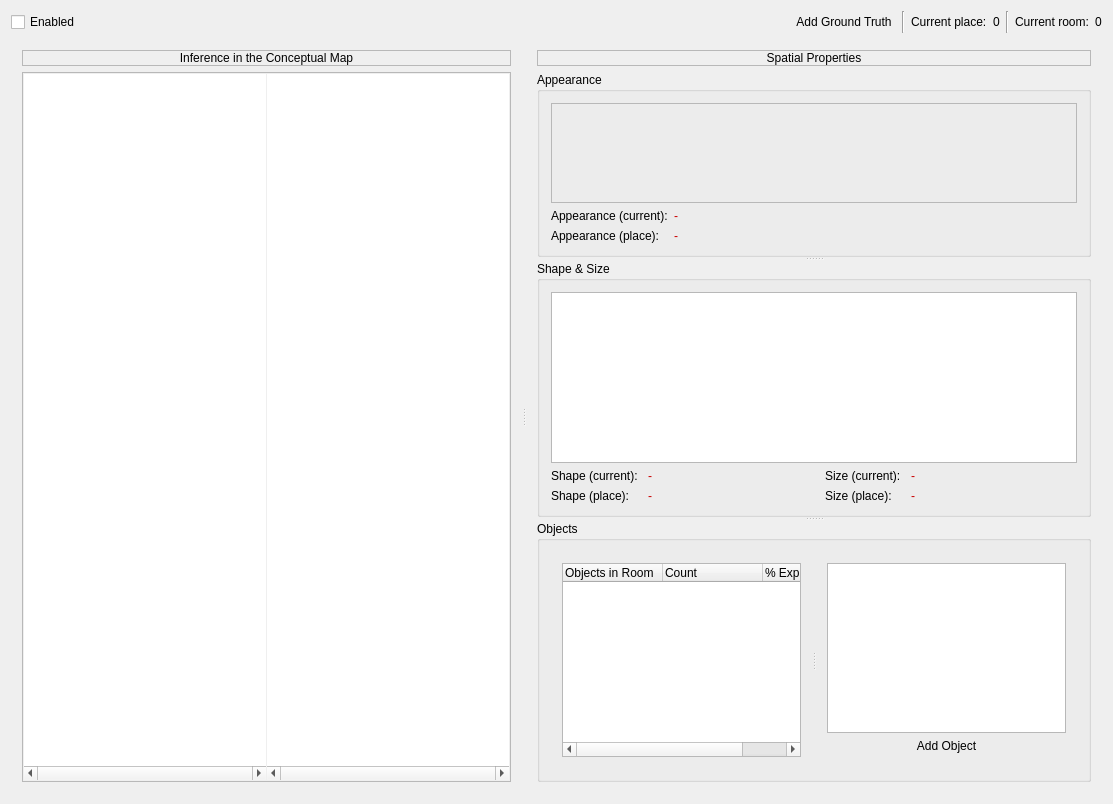
<?xml version="1.0" encoding="UTF-8"?>
<ui version="4.0">
 <class>DemoWidgetClass</class>
 <widget class="QWidget" name="DemoWidgetClass">
  <property name="geometry">
   <rect>
    <x>0</x>
    <y>0</y>
    <width>1113</width>
    <height>804</height>
   </rect>
  </property>
  <property name="windowTitle">
   <string>DemoWidget</string>
  </property>
  <layout class="QVBoxLayout" name="verticalLayout_3">
   <item>
    <layout class="QHBoxLayout" name="horizontalLayout" stretch="0,0,0,0,0,0,0,0">
     <item>
      <widget class="QCheckBox" name="enabledCheckBox">
       <property name="sizePolicy">
        <sizepolicy hsizetype="Expanding" vsizetype="Fixed">
         <horstretch>0</horstretch>
         <verstretch>0</verstretch>
        </sizepolicy>
       </property>
       <property name="text">
        <string>Enabled</string>
       </property>
      </widget>
     </item>
     <item>
      <widget class="QPushButton" name="addGroundTruthButton">
       <property name="text">
        <string>Add Ground Truth</string>
       </property>
       <property name="icon">
        <iconset resource="../resources.qrc">
         <normaloff>:/icons/icons/add.png</normaloff>:/icons/icons/add.png</iconset>
       </property>
       <property name="flat">
        <bool>true</bool>
       </property>
      </widget>
     </item>
     <item>
      <widget class="Line" name="line_3">
       <property name="orientation">
        <enum>Qt::Vertical</enum>
       </property>
      </widget>
     </item>
     <item>
      <widget class="QLabel" name="label_12">
       <property name="text">
        <string>Current place:</string>
       </property>
      </widget>
     </item>
     <item>
      <widget class="QLabel" name="placeLabel">
       <property name="text">
        <string>0</string>
       </property>
      </widget>
     </item>
     <item>
      <widget class="Line" name="line_2">
       <property name="orientation">
        <enum>Qt::Vertical</enum>
       </property>
      </widget>
     </item>
     <item>
      <widget class="QLabel" name="label_10">
       <property name="text">
        <string>Current room:</string>
       </property>
      </widget>
     </item>
     <item>
      <widget class="QLabel" name="roomLabel">
       <property name="text">
        <string>0</string>
       </property>
      </widget>
     </item>
    </layout>
   </item>
   <item>
    <widget class="QSplitter" name="splitter_4">
     <property name="sizePolicy">
      <sizepolicy hsizetype="Expanding" vsizetype="Expanding">
       <horstretch>0</horstretch>
       <verstretch>0</verstretch>
      </sizepolicy>
     </property>
     <property name="orientation">
      <enum>Qt::Horizontal</enum>
     </property>
     <widget class="QWidget" name="verticalLayoutWidget">
      <layout class="QVBoxLayout" name="verticalLayout">
       <item>
        <widget class="QLabel" name="label">
         <property name="frameShape">
          <enum>QFrame::StyledPanel</enum>
         </property>
         <property name="frameShadow">
          <enum>QFrame::Raised</enum>
         </property>
         <property name="text">
          <string>Inference in the Conceptual Map</string>
         </property>
         <property name="alignment">
          <set>Qt::AlignCenter</set>
         </property>
        </widget>
       </item>
       <item>
        <widget class="QFrame" name="frame">
         <property name="sizePolicy">
          <sizepolicy hsizetype="Expanding" vsizetype="Expanding">
           <horstretch>0</horstretch>
           <verstretch>0</verstretch>
          </sizepolicy>
         </property>
         <property name="frameShape">
          <enum>QFrame::StyledPanel</enum>
         </property>
         <property name="frameShadow">
          <enum>QFrame::Sunken</enum>
         </property>
         <layout class="QVBoxLayout" name="verticalLayout_9">
          <property name="margin">
           <number>1</number>
          </property>
          <item>
           <widget class="QSplitter" name="splitter_3">
            <property name="sizePolicy">
             <sizepolicy hsizetype="Expanding" vsizetype="Expanding">
              <horstretch>0</horstretch>
              <verstretch>0</verstretch>
             </sizepolicy>
            </property>
            <property name="orientation">
             <enum>Qt::Horizontal</enum>
            </property>
            <property name="handleWidth">
             <number>1</number>
            </property>
            <widget class="EventView" name="legendView">
             <property name="frameShape">
              <enum>QFrame::NoFrame</enum>
             </property>
             <property name="verticalScrollBarPolicy">
              <enum>Qt::ScrollBarAlwaysOff</enum>
             </property>
             <property name="horizontalScrollBarPolicy">
              <enum>Qt::ScrollBarAlwaysOn</enum>
             </property>
             <property name="alignment">
              <set>Qt::AlignBottom|Qt::AlignRight|Qt::AlignTrailing</set>
             </property>
            </widget>
            <widget class="EventView" name="eventView">
             <property name="frameShape">
              <enum>QFrame::NoFrame</enum>
             </property>
             <property name="verticalScrollBarPolicy">
              <enum>Qt::ScrollBarAlwaysOff</enum>
             </property>
             <property name="horizontalScrollBarPolicy">
              <enum>Qt::ScrollBarAlwaysOn</enum>
             </property>
             <property name="interactive">
              <bool>false</bool>
             </property>
             <property name="alignment">
              <set>Qt::AlignBottom|Qt::AlignLeading|Qt::AlignLeft</set>
             </property>
             <property name="renderHints">
              <set>QPainter::Antialiasing|QPainter::TextAntialiasing</set>
             </property>
            </widget>
           </widget>
          </item>
         </layout>
        </widget>
       </item>
      </layout>
     </widget>
     <widget class="QWidget" name="">
      <layout class="QVBoxLayout" name="verticalLayout_2">
       <item>
        <widget class="QLabel" name="label_2">
         <property name="frameShape">
          <enum>QFrame::StyledPanel</enum>
         </property>
         <property name="frameShadow">
          <enum>QFrame::Raised</enum>
         </property>
         <property name="text">
          <string>Spatial Properties</string>
         </property>
         <property name="alignment">
          <set>Qt::AlignCenter</set>
         </property>
        </widget>
       </item>
       <item>
        <widget class="QSplitter" name="splitter">
         <property name="orientation">
          <enum>Qt::Vertical</enum>
         </property>
         <widget class="QGroupBox" name="groupBox">
          <property name="sizePolicy">
           <sizepolicy hsizetype="Preferred" vsizetype="Expanding">
            <horstretch>0</horstretch>
            <verstretch>0</verstretch>
           </sizepolicy>
          </property>
          <property name="title">
           <string>Appearance</string>
          </property>
          <layout class="QVBoxLayout" name="verticalLayout_4" stretch="1,0">
           <item>
            <widget class="QLabel" name="imageLabel">
             <property name="sizePolicy">
              <sizepolicy hsizetype="Preferred" vsizetype="Ignored">
               <horstretch>0</horstretch>
               <verstretch>0</verstretch>
              </sizepolicy>
             </property>
             <property name="minimumSize">
              <size>
               <width>0</width>
               <height>100</height>
              </size>
             </property>
             <property name="frameShape">
              <enum>QFrame::StyledPanel</enum>
             </property>
             <property name="frameShadow">
              <enum>QFrame::Sunken</enum>
             </property>
             <property name="text">
              <string/>
             </property>
             <property name="alignment">
              <set>Qt::AlignCenter</set>
             </property>
            </widget>
           </item>
           <item>
            <layout class="QGridLayout" name="gridLayout_2">
             <item row="0" column="0">
              <widget class="QLabel" name="label_3">
               <property name="sizePolicy">
                <sizepolicy hsizetype="Maximum" vsizetype="Preferred">
                 <horstretch>0</horstretch>
                 <verstretch>0</verstretch>
                </sizepolicy>
               </property>
               <property name="text">
                <string>Appearance (current):</string>
               </property>
              </widget>
             </item>
             <item row="0" column="1">
              <widget class="QLabel" name="curAppearanceLabel">
               <property name="sizePolicy">
                <sizepolicy hsizetype="Preferred" vsizetype="Preferred">
                 <horstretch>0</horstretch>
                 <verstretch>0</verstretch>
                </sizepolicy>
               </property>
               <property name="styleSheet">
                <string notr="true">color:rgb(200,0,0)</string>
               </property>
               <property name="text">
                <string>-</string>
               </property>
              </widget>
             </item>
             <item row="1" column="0">
              <widget class="QLabel" name="label_8">
               <property name="sizePolicy">
                <sizepolicy hsizetype="Maximum" vsizetype="Preferred">
                 <horstretch>0</horstretch>
                 <verstretch>0</verstretch>
                </sizepolicy>
               </property>
               <property name="text">
                <string>Appearance (place):</string>
               </property>
              </widget>
             </item>
             <item row="1" column="1">
              <widget class="QLabel" name="plAppearanceLabel">
               <property name="styleSheet">
                <string notr="true">color:rgb(200,0,0)</string>
               </property>
               <property name="text">
                <string>-</string>
               </property>
              </widget>
             </item>
            </layout>
           </item>
          </layout>
         </widget>
         <widget class="QGroupBox" name="groupBox_3">
          <property name="sizePolicy">
           <sizepolicy hsizetype="Preferred" vsizetype="Expanding">
            <horstretch>0</horstretch>
            <verstretch>0</verstretch>
           </sizepolicy>
          </property>
          <property name="title">
           <string>Shape &amp;&amp; Size</string>
          </property>
          <layout class="QVBoxLayout" name="verticalLayout_5">
           <item>
            <widget class="LaserScanView" name="laserScanView">
             <property name="sizePolicy">
              <sizepolicy hsizetype="Preferred" vsizetype="Preferred">
               <horstretch>0</horstretch>
               <verstretch>0</verstretch>
              </sizepolicy>
             </property>
            </widget>
           </item>
           <item>
            <layout class="QGridLayout" name="gridLayout">
             <property name="horizontalSpacing">
              <number>10</number>
             </property>
             <item row="0" column="0">
              <widget class="QLabel" name="label_4">
               <property name="sizePolicy">
                <sizepolicy hsizetype="Maximum" vsizetype="Preferred">
                 <horstretch>0</horstretch>
                 <verstretch>0</verstretch>
                </sizepolicy>
               </property>
               <property name="text">
                <string>Shape (current):</string>
               </property>
              </widget>
             </item>
             <item row="0" column="1">
              <widget class="QLabel" name="curShapeLabel">
               <property name="sizePolicy">
                <sizepolicy hsizetype="Preferred" vsizetype="Maximum">
                 <horstretch>0</horstretch>
                 <verstretch>0</verstretch>
                </sizepolicy>
               </property>
               <property name="styleSheet">
                <string notr="true">color:rgb(200,0,0)</string>
               </property>
               <property name="text">
                <string>-</string>
               </property>
              </widget>
             </item>
             <item row="1" column="0">
              <widget class="QLabel" name="label_5">
               <property name="sizePolicy">
                <sizepolicy hsizetype="Maximum" vsizetype="Preferred">
                 <horstretch>0</horstretch>
                 <verstretch>0</verstretch>
                </sizepolicy>
               </property>
               <property name="text">
                <string>Shape (place):</string>
               </property>
              </widget>
             </item>
             <item row="1" column="1">
              <widget class="QLabel" name="plShapeLabel">
               <property name="sizePolicy">
                <sizepolicy hsizetype="Preferred" vsizetype="Maximum">
                 <horstretch>0</horstretch>
                 <verstretch>0</verstretch>
                </sizepolicy>
               </property>
               <property name="styleSheet">
                <string notr="true">color:rgb(200,0,0)</string>
               </property>
               <property name="text">
                <string>-</string>
               </property>
              </widget>
             </item>
             <item row="0" column="2">
              <widget class="QLabel" name="label_6">
               <property name="sizePolicy">
                <sizepolicy hsizetype="Maximum" vsizetype="Preferred">
                 <horstretch>0</horstretch>
                 <verstretch>0</verstretch>
                </sizepolicy>
               </property>
               <property name="text">
                <string>Size (current):</string>
               </property>
              </widget>
             </item>
             <item row="0" column="3">
              <widget class="QLabel" name="curSizeLabel">
               <property name="sizePolicy">
                <sizepolicy hsizetype="Preferred" vsizetype="Maximum">
                 <horstretch>0</horstretch>
                 <verstretch>0</verstretch>
                </sizepolicy>
               </property>
               <property name="styleSheet">
                <string notr="true">color:rgb(200,0,0)</string>
               </property>
               <property name="text">
                <string>-</string>
               </property>
              </widget>
             </item>
             <item row="1" column="2">
              <widget class="QLabel" name="label_7">
               <property name="sizePolicy">
                <sizepolicy hsizetype="Maximum" vsizetype="Preferred">
                 <horstretch>0</horstretch>
                 <verstretch>0</verstretch>
                </sizepolicy>
               </property>
               <property name="text">
                <string>Size (place):</string>
               </property>
              </widget>
             </item>
             <item row="1" column="3">
              <widget class="QLabel" name="plSizeLabel">
               <property name="sizePolicy">
                <sizepolicy hsizetype="Preferred" vsizetype="Maximum">
                 <horstretch>0</horstretch>
                 <verstretch>0</verstretch>
                </sizepolicy>
               </property>
               <property name="styleSheet">
                <string notr="true">color:rgb(200,0,0)</string>
               </property>
               <property name="text">
                <string>-</string>
               </property>
              </widget>
             </item>
            </layout>
           </item>
          </layout>
         </widget>
         <widget class="QGroupBox" name="groupBox_2">
          <property name="sizePolicy">
           <sizepolicy hsizetype="Preferred" vsizetype="Expanding">
            <horstretch>0</horstretch>
            <verstretch>0</verstretch>
           </sizepolicy>
          </property>
          <property name="title">
           <string>Objects</string>
          </property>
          <layout class="QVBoxLayout" name="verticalLayout_8">
           <item>
            <widget class="QSplitter" name="splitter_2">
             <property name="orientation">
              <enum>Qt::Horizontal</enum>
             </property>
             <widget class="QWidget" name="layoutWidget">
              <layout class="QVBoxLayout" name="verticalLayout_6">
               <item>
                <widget class="QTreeWidget" name="objectsTreeWidget">
                 <property name="sizePolicy">
                  <sizepolicy hsizetype="Preferred" vsizetype="Preferred">
                   <horstretch>0</horstretch>
                   <verstretch>0</verstretch>
                  </sizepolicy>
                 </property>
                 <property name="rootIsDecorated">
                  <bool>false</bool>
                 </property>
                 <property name="itemsExpandable">
                  <bool>false</bool>
                 </property>
                 <column>
                  <property name="text">
                   <string>Objects in Room</string>
                  </property>
                 </column>
                 <column>
                  <property name="text">
                   <string>Count</string>
                  </property>
                 </column>
                 <column>
                  <property name="text">
                   <string>% Expl.</string>
                  </property>
                 </column>
                </widget>
               </item>
              </layout>
             </widget>
             <widget class="QWidget" name="layoutWidget">
              <layout class="QVBoxLayout" name="verticalLayout_7">
               <property name="spacing">
                <number>2</number>
               </property>
               <item>
                <widget class="QListWidget" name="objectsListWidget">
                 <property name="sizePolicy">
                  <sizepolicy hsizetype="Preferred" vsizetype="Preferred">
                   <horstretch>0</horstretch>
                   <verstretch>0</verstretch>
                  </sizepolicy>
                 </property>
                </widget>
               </item>
               <item>
                <widget class="QPushButton" name="addObjectButton">
                 <property name="text">
                  <string>Add Object</string>
                 </property>
                 <property name="icon">
                  <iconset resource="../resources.qrc">
                   <normaloff>:/icons/icons/add.png</normaloff>:/icons/icons/add.png</iconset>
                 </property>
                 <property name="flat">
                  <bool>true</bool>
                 </property>
                </widget>
               </item>
              </layout>
             </widget>
            </widget>
           </item>
          </layout>
         </widget>
        </widget>
       </item>
      </layout>
     </widget>
    </widget>
   </item>
  </layout>
 </widget>
 <layoutdefault spacing="6" margin="11"/>
 <customwidgets>
  <customwidget>
   <class>LaserScanView</class>
   <extends>QGraphicsView</extends>
   <header>LaserScanView.h</header>
  </customwidget>
  <customwidget>
   <class>EventView</class>
   <extends>QGraphicsView</extends>
   <header>EventView.h</header>
  </customwidget>
 </customwidgets>
 <resources>
  <include location="../resources.qrc"/>
 </resources>
 <connections/>
</ui>
